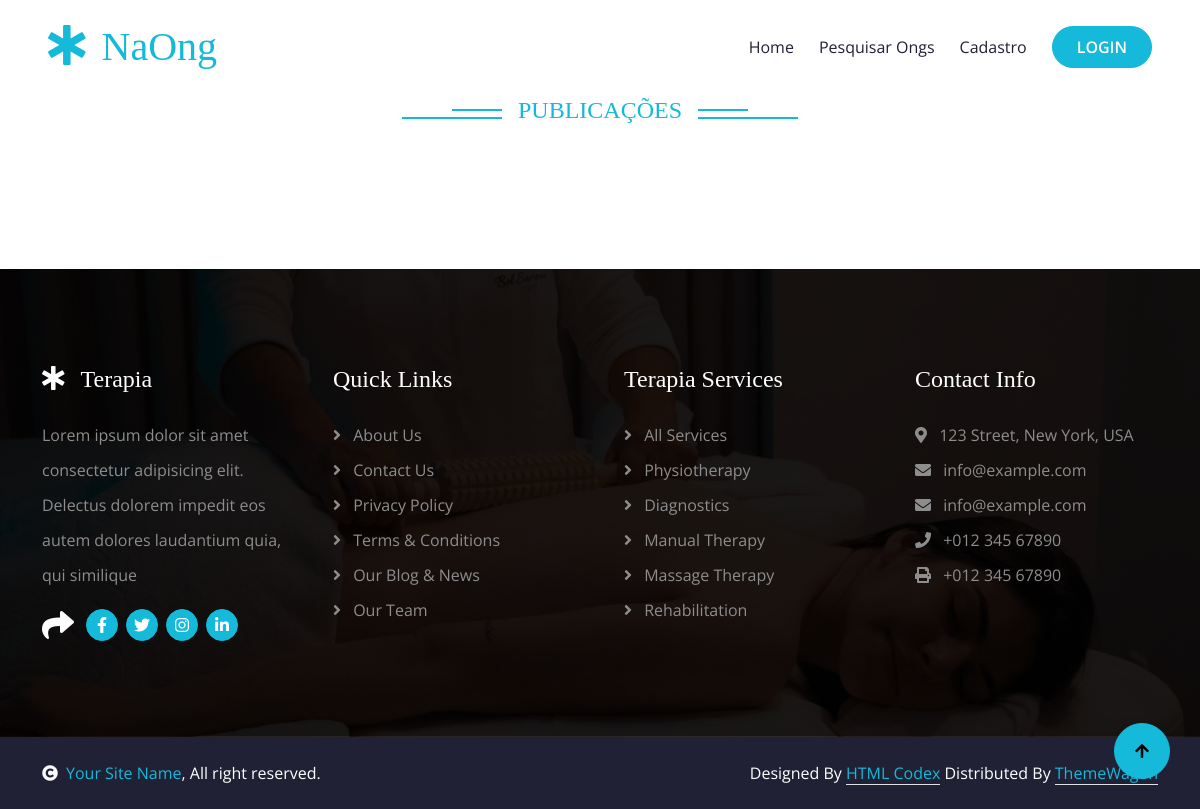
/lista_publicacao.php, run on an earlier commit of the app's database.
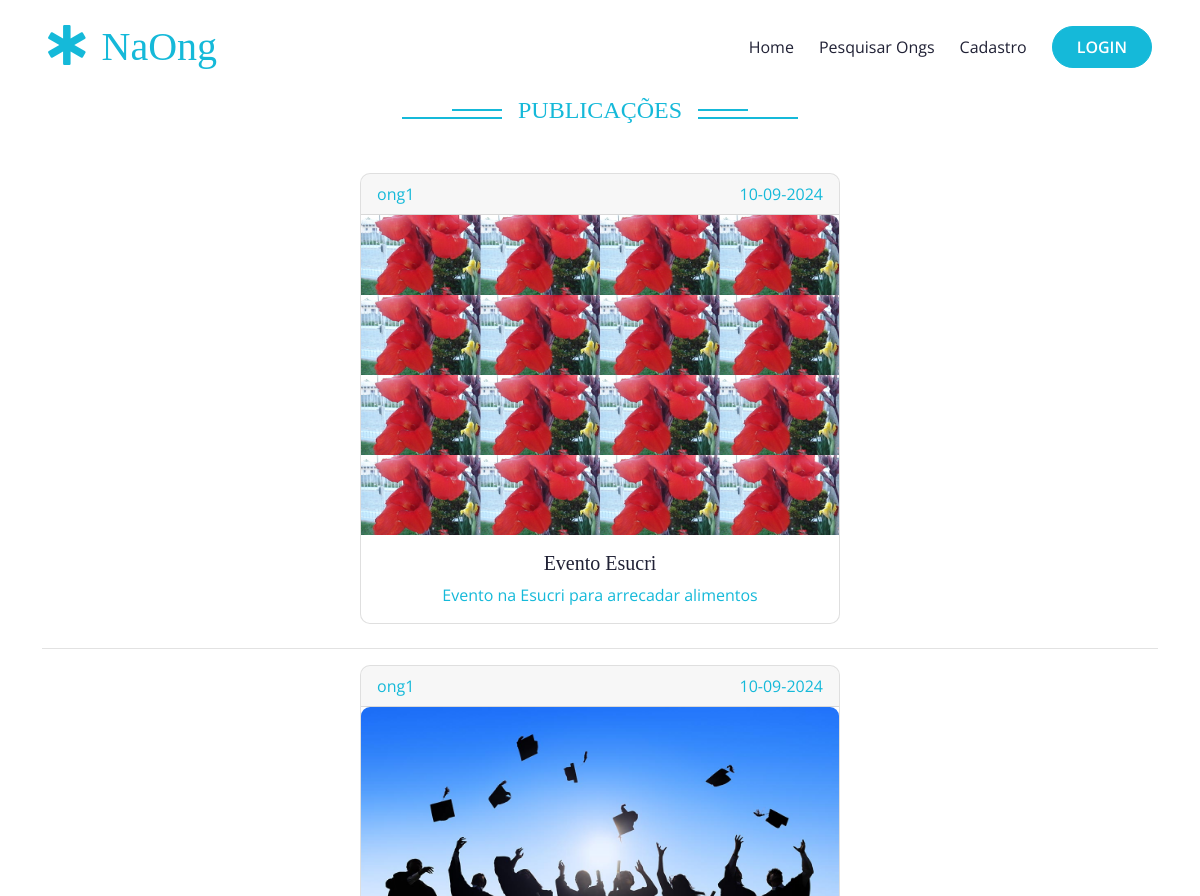
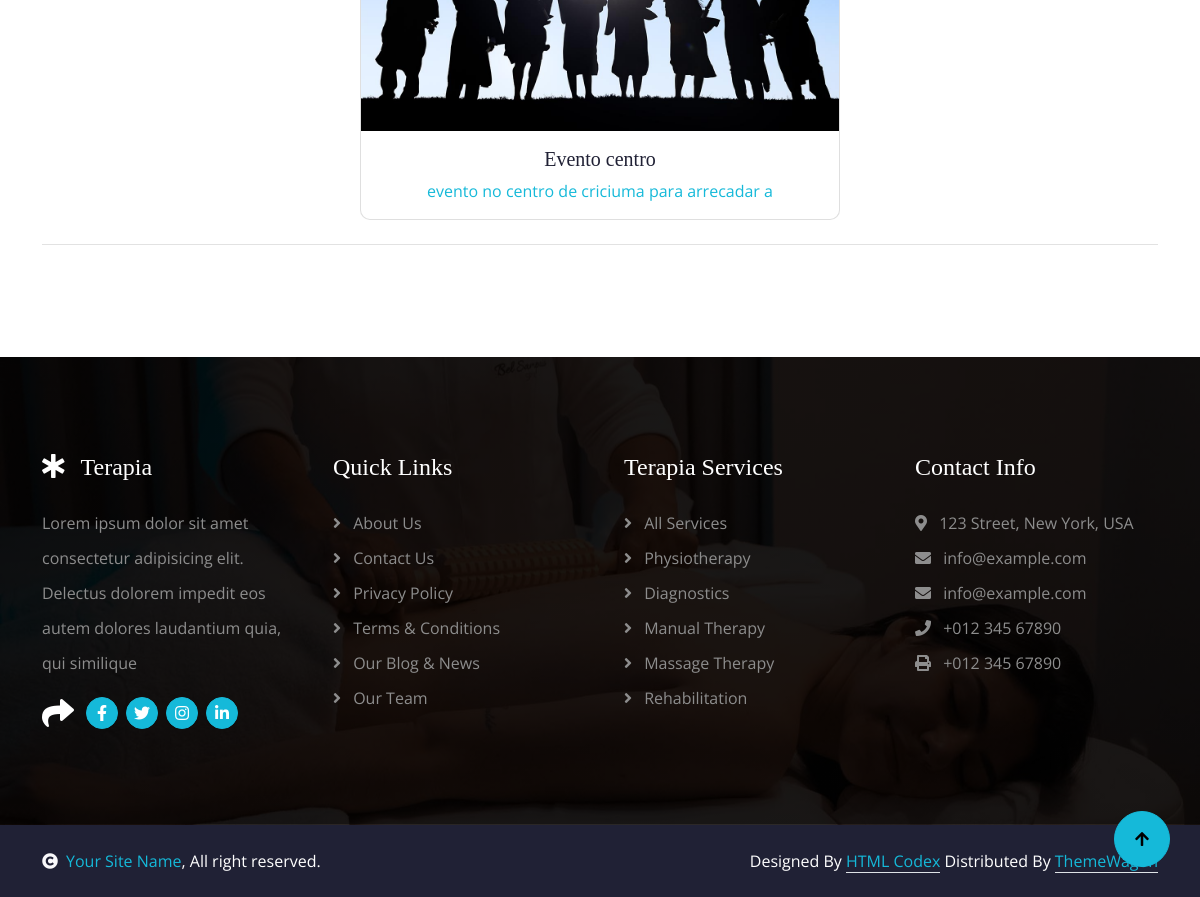
And on a later commit of the database (2 pictures, top to bottom).
### tables this page shows
CREATE TABLE `publicacoes` (
  `id_publicacoes` int(11) NOT NULL AUTO_INCREMENT,
  `id_ong` int(11) DEFAULT NULL,
  `titulo` varchar(45) DEFAULT NULL,
  `descricao` varchar(45) DEFAULT NULL,
  `dtpublicacao` datetime DEFAULT NULL,
  `arquivo` varchar(45) DEFAULT NULL,
  PRIMARY KEY (`id_publicacoes`)
);

CREATE TABLE `ongs` (
  `id_ong` int(11) NOT NULL AUTO_INCREMENT,
  `cnpj` varchar(45) NOT NULL,
  `razao_social` varchar(45) DEFAULT NULL,
  `nome_fantasia` varchar(45) DEFAULT NULL,
  `endereco` varchar(45) DEFAULT NULL,
  `cidade` varchar(45) DEFAULT NULL,
  `cep` varchar(45) DEFAULT NULL,
  `estado` varchar(45) DEFAULT NULL,
  `pais` varchar(45) DEFAULT NULL,
  `telefone` varchar(45) DEFAULT NULL,
  `email` varchar(45) NOT NULL,
  `data_cadastro` datetime DEFAULT NULL,
  `ativo` char(1) DEFAULT NULL,
  `senha` varchar(200) DEFAULT NULL,
  `foto_perfil` varchar(255) DEFAULT NULL,
  `area_atuacao` varchar(255) DEFAULT NULL,
  `id_departamento` int(11) DEFAULT NULL,
  `descricao` varchar(255) DEFAULT NULL,
  `latitude` varchar(255) DEFAULT NULL,
  `longitude` varchar(255) DEFAULT NULL,
  PRIMARY KEY (`id_ong`,`cnpj`,`email`),
  KEY `fk_id_departamento_idx` (`id_departamento`),
  CONSTRAINT `fk_id_departamento` FOREIGN KEY (`id_departamento`) REFERENCES `departamentos` (`id_departamento`)
);

### lista_publicacao_model.php (called while the page is built)
<?php
include 'banco.php';
$sql_list_publicacoes = "SELECT p.*, o.nome_fantasia FROM publicacoes p inner join ongs o on o.id_ong = p.id_ong ORDER BY id_publicacoes DESC LIMIT 10";
$result_list_publicacoes = $conn->query($sql_list_publicacoes);
$list_publicacoes = $result_list_publicacoes->fetch_all(MYSQLI_ASSOC);

### lista_publicacao.php (the view)
<?php
include('./cabecalho.php');
include('./lista_publicacao_model.php');
?>
<div class="container-fluid feature py-5">
    <div class="container py-5">
        <div class="section-title mb-5 wow fadeInUp" data-wow-delay="0.1s">
            <div class="sub-style">
                <h4 class="sub-title px-3 mb-0">PUBLICAÇÕES</h4>
            </div>
        </div>
        <?php foreach ($list_publicacoes as $key => $publicacoes) {
            $dataPublicacao = DateTime::createFromFormat('Y-m-d H:i:s', $publicacoes['dtpublicacao']);
            $dataFormatada = $dataPublicacao ? $dataPublicacao->format('d-m-Y') : '';
        ?>
            <div class="d-flex justify-content-center align-items-center text-center mb-4">
                <a href="./cadastro_publicacao.php?id_publicacao=<?php echo $publicacoes['id_publicacoes'] ?>">
                    <div class="card" style="width: 30rem;">
                        <div class="card-header d-flex justify-content-between">
                            <span class="text-left"><?php echo $publicacoes['nome_fantasia'] ?></span>
                            <span class="text-right"><?php echo $dataFormatada ?></span>
                        </div>
                        <img class="card-img-top" src="./<?php echo $publicacoes['arquivo'] ?>" alt="Card image cap" style="height: 20rem;">
                        <div class="card-body">
                            <h5 class="card-title"><?php echo $publicacoes['titulo'] ?></h5>
                            <p class="card-text"><?php echo $publicacoes['descricao'] ?></p>
                        </div>
                    </div>
                </a>
            </div>
            <hr>
        <?php } ?>
    </div>
</div>
<?php include('./rodape.php') ?>

### cabecalho.php (shortened to what this page needs)
<!DOCTYPE html>
<html lang="pt_br">
<head>
    <link rel="stylesheet" href="https://use.fontawesome.com/releases/v5.15.4/css/all.css" />
    <link href="https://cdn.jsdelivr.net/npm/bootstrap-icons@1.4.1/font/bootstrap-icons.css" rel="stylesheet" />
    <link href="lib/animate/animate.min.css" rel="stylesheet" />
    <link href="lib/owlcarousel/assets/owl.carousel.min.css" rel="stylesheet" />
    <link href="css/bootstrap.min.css" rel="stylesheet" />
    <link href="css/style.css" rel="stylesheet" />
</head>
<body>
    <div class="container-fluid position-relative p-0">
        <nav class="navbar navbar-expand-lg navbar-light bg-white px-4 px-lg-5 py-3 py-lg-0">
            <a href="index.php" class="navbar-brand p-0">
                <h1 class="text-primary m-0"><i class="fas fa-star-of-life me-3"></i>NaOng</h1>
            </a>
            <div class="collapse navbar-collapse" id="navbarCollapse">
                <div class="navbar-nav ms-auto py-0">
                    <a href="index.php" class="nav-item nav-link">Home</a>
                    <a href="pesquisa_mapa.php" class="nav-item nav-link">Pesquisar Ongs</a>
                    <?php if (isset($_SESSION['user_id']) && isset($_SESSION['user_role'])) { ?>
                    <a href="logout.php" class="nav-item nav-link">Logout</a>
                    <?php } else { ?>
                    <a href="cadastro.php" class="nav-item nav-link">Cadastro</a>
                    <?php } ?>
                </div>
                <?php if (isset($_SESSION['user_id']) && isset($_SESSION['user_role'])) { ?>
                <a href="perfil_<?php echo $_SESSION['user_role'] ?>.php"
                    class="btn btn-primary rounded-pill text-white py-2 px-4 flex-wrap flex-sm-shrink-0">Perfil</a>
                <?php } else { ?>
                <a href="login.php"
                    class="btn btn-primary rounded-pill text-white py-2 px-4 flex-wrap flex-sm-shrink-0">LOGIN</a>
                <?php } ?>
            </div>
        </nav>
    </div>

### rodape.php (shortened to what this page needs)
<div class="container-fluid footer py-5 wow fadeIn" data-wow-delay="0.2s">
    <div class="container py-5">
        <div class="row g-5">
            <div class="col-md-6 col-lg-6 col-xl-3">
                <div class="footer-item d-flex flex-column">
                    <h4 class="text-white mb-4"><i class="fas fa-star-of-life me-3"></i>Terapia</h4>
                    <p>Lorem ipsum dolor sit amet consectetur adipisicing elit. Delectus dolorem impedit eos autem dolores laudantium quia, qui similique
                    </p>
                    <div class="d-flex align-items-center">
                        <i class="fas fa-share fa-2x text-white me-2"></i>
                        <a class="btn-square btn btn-primary text-white rounded-circle mx-1" href=""><i class="fab fa-facebook-f"></i></a>
                        <a class="btn-square btn btn-primary text-white rounded-circle mx-1" href=""><i class="fab fa-twitter"></i></a>
                        <a class="btn-square btn btn-primary text-white rounded-circle mx-1" href=""><i class="fab fa-instagram"></i></a>
                        <a class="btn-square btn btn-primary text-white rounded-circle mx-1" href=""><i class="fab fa-linkedin-in"></i></a>
                    </div>
                </div>
            </div>
            <div class="col-md-6 col-lg-6 col-xl-3">
                <div class="footer-item d-flex flex-column">
                    <h4 class="mb-4 text-white">Quick Links</h4>
                    <a href=""><i class="fas fa-angle-right me-2"></i> About Us</a>
                    <a href=""><i class="fas fa-angle-right me-2"></i> Contact Us</a>
                    <a href=""><i class="fas fa-angle-right me-2"></i> Privacy Policy</a>
                    <a href=""><i class="fas fa-angle-right me-2"></i> Terms & Conditions</a>
                    <a href=""><i class="fas fa-angle-right me-2"></i> Our Blog & News</a>
                    <a href=""><i class="fas fa-angle-right me-2"></i> Our Team</a>
                </div>
            </div>
            <div class="col-md-6 col-lg-6 col-xl-3">
                <div class="footer-item d-flex flex-column">
                    <h4 class="mb-4 text-white">Terapia Services</h4>
                    <a href=""><i class="fas fa-angle-right me-2"></i> All Services</a>
                    <a href=""><i class="fas fa-angle-right me-2"></i> Physiotherapy</a>
                    <a href=""><i class="fas fa-angle-right me-2"></i> Diagnostics</a>
                    <a href=""><i class="fas fa-angle-right me-2"></i> Manual Therapy</a>
                    <a href=""><i class="fas fa-angle-right me-2"></i> Massage Therapy</a>
                    <a href=""><i class="fas fa-angle-right me-2"></i> Rehabilitation</a>
                </div>
            </div>
            <div class="col-md-6 col-lg-6 col-xl-3">
                <div class="footer-item d-flex flex-column">
                    <h4 class="mb-4 text-white">Contact Info</h4>
                    <a href=""><i class="fa fa-map-marker-alt me-2"></i> 123 Street, New York, USA</a>
                    <a href=""><i class="fas fa-envelope me-2"></i> info@example.com</a>
                    <a href=""><i class="fas fa-envelope me-2"></i> info@example.com</a>
                    <a href=""><i class="fas fa-phone me-2"></i> +012 345 67890</a>
                    <a href="" class="mb-3"><i class="fas fa-print me-2"></i> +012 345 67890</a>
                </div>
            </div>
        </div>
    </div>
</div>
<div class="container-fluid copyright py-4">
    <div class="container">
        <div class="row g-4 align-items-center">
            <div class="col-md-6 text-center text-md-start mb-md-0">
                <span class="text-white"><a href="#"><i class="fas fa-copyright text-light me-2"></i>Your Site Name</a>, All right reserved.</span>
            </div>
            <div class="col-md-6 text-center text-md-end text-white">
                Designed By <a class="border-bottom" href="https://htmlcodex.com">HTML Codex</a> Distributed By <a class="border-bottom" href="https://themewagon.com">ThemeWagon</a>
            </div>
        </div>
    </div>
</div>
<a href="#" class="btn btn-primary btn-lg-square back-to-top"><i class="fa fa-arrow-up"></i></a>
</body>
</html>

### css/style.css (style rules this page uses)
.back-to-top { position: fixed; right: 30px; bottom: 30px; display: flex; width: 45px; height: 45px; align-items: center; justify-content: center; transition: 0.5s; z-index: 99; }
.btn { font-weight: 600; transition: .5s; }
.btn-square { width: 32px; height: 32px; }
.btn-lg-square { width: 56px; height: 56px; }
.btn-square, .btn-sm-square, .btn-md-square, .btn-lg-square { padding: 0; display: flex; align-items: center; justify-content: center; font-weight: normal; border-radius: 50%; }
.btn.btn-primary { box-shadow: inset 0 0 0 0 var(--bs-primary); }
.section-title { max-width: 900px; text-align: center; margin: 0 auto; }
.section-title .sub-style { position: relative; display: inline-block; text-transform: uppercase; color: var(--bs-primary); }
.section-title .sub-style::before { content: ""; width: 100px; position: absolute; top: 50%; left: 0; transform: translateY(-50%); margin-top: 8px; margin-left: -100px; border: 1px solid var(--bs-primary) !important; }
.section-title .sub-style::after { content: ""; width: 50px; position: absolute; top: 50%; left: 0; transform: translateY(-50%); margin-bottom: 5px; margin-left: -50px; border: 1px solid var(--bs-primary) !important; }
.sub-title { position: relative; display: inline-block; text-transform: uppercase; color: var(--bs-primary); }
.sub-title::before { content: ""; width: 100px; position: absolute; top: 50%; right: 0; transform: translateY(-50%); margin-top: 8px; margin-right: -100px; border: 1px solid var(--bs-primary) !important; }
.sub-title::after { content: ""; width: 50px; position: absolute; top: 50%; right: 0; transform: translateY(-50%); margin-bottom: 8px; margin-right: -50px; border: 1px solid var(--bs-primary) !important; }
.navbar-light .navbar-nav .nav-link { font-family: 'Open Sans', sans-serif; position: relative; margin-right: 25px; padding: 35px 0; color: var(--bs-dark) !important; font-size: 16px; font-weight: 400; outline: none; transition: .5s; }
@media (min-width: 992px) { .navbar-light { position: absolute; width: 100%; top: 0; left: 0; border-bottom: 1px solid rgba(255, 255, 255, .1); z-index: 999; } }
@media (min-width: 992px) { .navbar-light .navbar-nav .nav-link::before { position: absolute; content: ""; width: 0; height: 2px; bottom: -1px; left: 50%; background: var(--bs-primary); transition: .5s; } }
.footer { background: linear-gradient(rgba(0, 0, 0, 0.9), rgba(0, 0, 0, 0.9)), url(../img/carousel-2.jpg); background-position: center center; background-repeat: no-repeat; background-size: cover; }
.footer .footer-item a { line-height: 35px; color: var(--bs-body); transition: 0.5s; }
.footer .footer-item p { line-height: 35px; }
.copyright { background: var(--bs-dark) !important; }

What changed in the data, as far as the page shows it:
added publicacoes: ongs.nome_fantasia "ong1", dtpublicacao "10-09-2024", arquivo (picture), titulo "Evento Esucri", descricao "Evento na Esucri para arrecadar alimentos"
added publicacoes: ongs.nome_fantasia "ong1", dtpublicacao "10-09-2024", arquivo (picture), titulo "Evento centro", descricao "evento no centro de criciuma para arrecadar a"
